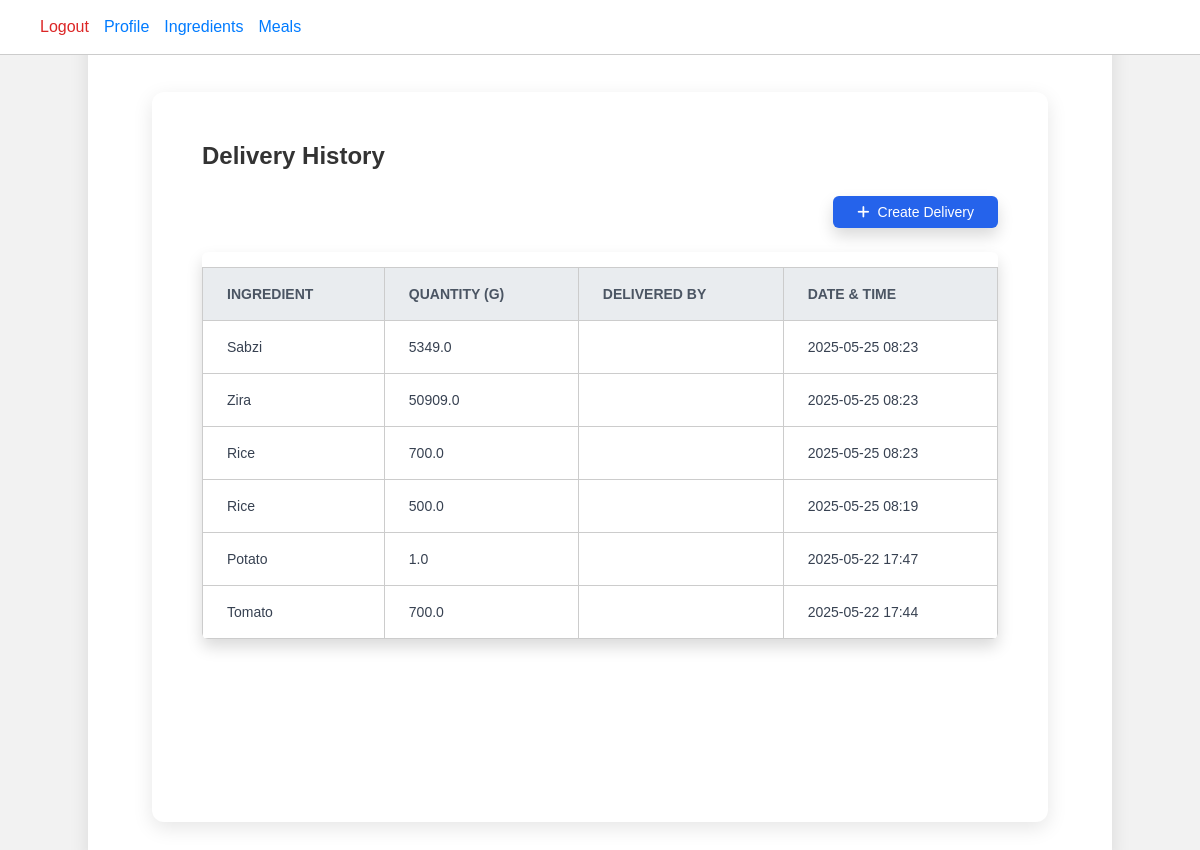
Screenshot of /deliveries/ (signed in) with the database file from the repository.
### mine/models.py (models this page shows, shortened)
class Delivery(models.Model):
    ingredient = models.ForeignKey(Ingredient, on_delete=models.CASCADE)
    quantity = models.FloatField(help_text="Quantity delivered (in grams or your unit)")
    delivered_at = models.DateTimeField(auto_now_add=True)
    delivered_by = models.ForeignKey(User, on_delete=models.SET_NULL, null=True)

class Ingredient(models.Model):
    name = models.CharField(max_length=100)
    stock_quantity = models.FloatField(default=0)  # current stock in grams (or your unit)
    treshold_quantity = models.PositiveBigIntegerField(default=1000)
    created_by = models.ForeignKey(User, on_delete=models.SET_NULL, null=True, blank=True)
    created_at = models.DateTimeField(auto_now_add=True)

### mine/views.py (the view)
# urls.py: path('deliveries/', views.delivery_list_view, name='delivery_list'),
@login_required
def delivery_list_view(request):
    deliveries = Delivery.objects.select_related('ingredient', 'delivered_by').order_by('-delivered_at')
    return render(request, 'delivery_list.html', {'deliveries': deliveries})

### templates/delivery_list.html
{% extends 'base.html' %}
{% block content %}
<div class="container py-5 max-w-4xl mx-auto">
  <h1 class="text-2xl font-bold mb-6">Delivery History</h1>
    <div class="flex justify-end mb-4">
    <a href="{% url 'create_delivery' %}"
        class="inline-flex items-center bg-blue-600 hover:bg-blue-700 text-white text-sm font-medium px-4 py-1.5 rounded shadow transition">
        <i class="fas fa-plus mr-2"></i> Create Delivery
    </a>
    </div>
  {% if deliveries %}
    <div class="overflow-x-auto bg-white rounded shadow">
      <table class="min-w-full text-sm text-left text-gray-700">
        <thead class="bg-gray-100 text-sm uppercase text-gray-600">
          <tr>
            <th class="px-4 py-3">Ingredient</th>
            <th class="px-4 py-3">Quantity (g)</th>
            <th class="px-4 py-3">Delivered By</th>
            <th class="px-4 py-3">Date & Time</th>
          </tr>
        </thead>
        <tbody>
          {% for delivery in deliveries %}
            <tr class="border-b hover:bg-gray-50">
              <td class="px-4 py-3">{{ delivery.ingredient.name }}</td>
              <td class="px-4 py-3">{{ delivery.quantity }}</td>
              <td class="px-4 py-3">{{ delivery.delivered_by.username }}</td>
              <td class="px-4 py-3">{{ delivery.delivered_at|date:"Y-m-d H:i" }}</td>
            </tr>
          {% endfor %}
        </tbody>
      </table>
    </div>
  {% else %}
    <p class="text-gray-500">No deliveries recorded yet.</p>
  {% endif %}
</div>
{% endblock %}

### static/css/style.css (style rules this page uses)
body { font-family: 'Arial', sans-serif; background-color: #f8f9fa; margin: 0; padding: 0; }
h1, h2, h3 { color: #343a40; margin-bottom: 1rem; }
table { border-collapse: collapse; width: 100%; }
th, td { padding: 0.75rem; border: 1px solid #dee2e6; }
th { background-color: #e9ecef; text-align: left; }

### templates/base.html (style rules this page uses)
html, body { height: 100%; margin: 0; background-color: #f2f2f2; font-family: Arial, sans-serif; padding: 0; }
body { display: flex; justify-content: center; align-items: flex-start; padding: 20px; box-sizing: border-box; }
.container { width: 100%; min-height: calc(100vh - 70px); background-color: #fff; padding: 40px 50px; margin: 0 auto; border-radius: 12px; box-shadow: 0 6px 20px rgba(0, 0, 0, 0.1); box-sizing: border-box; display: flex; flex-direction: column; }
h1, h2 { color: #333; }
table { width: 100%; border-collapse: collapse; margin-top: 15px; }
table, th, td { border: 1px solid #ccc; }
th, td { padding: 10px; }

### rows the page displays
Delivery: ingredient.name "Sabzi", quantity "5349.0", delivered_at "2025-05-25 08:23"
Delivery: ingredient.name "Zira", quantity "50909.0", delivered_at "2025-05-25 08:23"
Delivery: ingredient.name "Rice", quantity "700.0", delivered_at "2025-05-25 08:23"
Delivery: ingredient.name "Rice", quantity "500.0", delivered_at "2025-05-25 08:19"
Delivery: ingredient.name "Potato", quantity "1.0", delivered_at "2025-05-22 17:47"
Delivery: ingredient.name "Tomato", quantity "700.0", delivered_at "2025-05-22 17:44"
